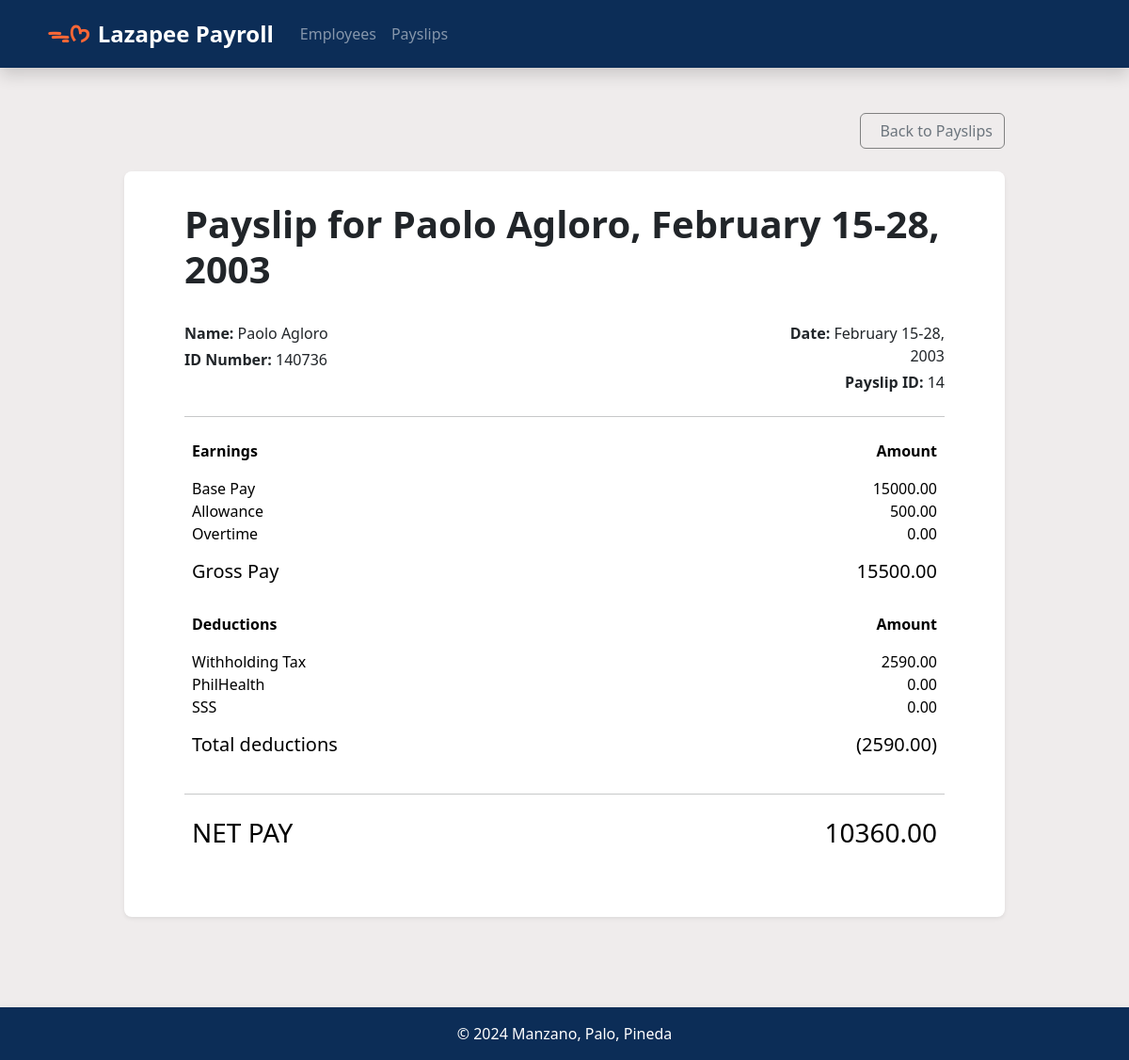
Page /view_payslip/14/ on the committed database.
### payroll_app/models.py (models this page shows, shortened)
class Payslip(models.Model):
    employee = models.ForeignKey(Employee, on_delete=models.CASCADE)
    month = models.CharField(max_length=20)
    date_range = models.CharField(max_length=50)
    year = models.CharField(max_length=4)
    pay_cycle = models.IntegerField()
    rate = models.FloatField()
    earnings_allowance = models.FloatField()
    deductions_tax = models.FloatField()
    deductions_health = models.FloatField()
    pag_ibig = models.FloatField()
    sss = models.FloatField()
    overtime = models.FloatField()
    total_pay = models.FloatField()

class Employee(models.Model):
    name = models.CharField(max_length=100)
    id_number = models.CharField(max_length=20, unique=True)
    rate = models.FloatField()
    allowance = models.FloatField(null=True, blank=True)
    overtime_pay = models.FloatField(null=True, blank=True)

### payroll_app/views.py (the view)
# urls.py: path('view_payslip/<int:pk>/', views.view_payslip, name='view_payslip'),
def view_payslip(request,pk):
    payslip = get_object_or_404(Payslip,pk=pk)
    earned_sum = float(payslip.rate)+float(payslip.earnings_allowance)+float(payslip.overtime)
    if payslip.pay_cycle == 1:
        deductions = ['Pag-ibig']
        deduct_values = [payslip.pag_ibig]
        deduct_sum = float(payslip.deductions_tax)+float(payslip.pag_ibig)
    if payslip.pay_cycle == 2:
        deductions = ['PhilHealth','SSS']
        deduct_values = [payslip.deductions_health,payslip.sss]
        deduct_sum = float(payslip.deductions_tax)+float(payslip.deductions_health)+float(payslip.sss)
    context={
        'payslip':payslip,
        'deductions':deductions,
        'deduct_values':deduct_values,
        'deduct_sum':deduct_sum,
        'earned_sum':earned_sum
    }
    return render(request,'payroll_app/view_payslip.html',context)

### payroll_app/templates/payroll_app/view_payslip.html (shortened to what this page needs)
{% extends 'payroll_app/base.html' %}
{% load static %}
{% block content %}
<div class="container mb-5">
    <div class="d-flex justify-content-end mb-4">
        <a href="{% url 'payslips' %}" class="btn btn-outline-secondary" style="border-color: gray">
            Back to Payslips
        </a>
    </div>
    <div class="card px-5 py-4 rounded-3 shadow-sm border-0">
        <div class="card-header bg-white border-0">
            <h1 class="card-title display-6 fw-bold">Payslip for {{ payslip.employee.name }}, {{ payslip.date_range }}</h1>
        </div>
        <div class="card-body">
            <div class="row mb-4">
                <div class="col-9">
                    <p class="mb-1"><strong>Name:</strong> {{ payslip.employee.name }}</p>
                    <p class="mb-0"><strong>ID Number:</strong> {{ payslip.employee.id_number }}</p>
                </div>
                <div class="col-3 text-end">
                    <p class="mb-1"><strong>Date:</strong> {{ payslip.date_range }}</p>
                    <p class="mb-0"><strong>Payslip ID:</strong> {{ payslip.pk }}</p>
                </div>
            </div>
            <hr>
            <div class="row">
                <div class="col-12">
                    <table class="table table-borderless">
                        <thead class="thead-light">
                            <tr>
                                <th class="col-8">Earnings</th>
                                <th class="col-4 text-end">Amount</th>
                            </tr>
                        </thead>
                        <tbody>
                            <tr>
                                <td>
                                    <ul class="list-unstyled mb-0">
                                        <li>Base Pay</li>
                                        <li>Allowance</li>
                                        <li>Overtime</li>
                                    </ul>
                                </td>
                                <td class="text-end">
                                    <ul class="list-unstyled mb-0">
                                        <li>{{ payslip.rate|floatformat:2 }}</li>
                                        <li>{{ payslip.earnings_allowance|floatformat:2 }}</li>
                                        <li>{{ payslip.overtime|floatformat:2 }}</li>
                                    </ul>
                                </td>
                            </tr>
                            <tr>
                                <td><h5 class="mb-0">Gross Pay</h5></td>
                                <td class="text-end"><h5 class="mb-0">{{ earned_sum|floatformat:2 }}</h5></td>
                            </tr>
                        </tbody>
                    </table>
                </div>
            </div>
            <div class="row">
                <div class="col-12">
                    <table class="table table-borderless">
                        <thead class="thead-light">
                            <tr>
                                <th class="col-8">Deductions</th>
                                <th class="col-4 text-end">Amount</th>
                            </tr>
                        </thead>
                        <tbody>
                            <tr>
                                <td>
                                    <ul class="list-unstyled mb-0">
                                        <li>Withholding Tax</li>
                                        {% for deduct in deductions %}
                                            <li>{{ deduct }}</li>
                                        {% endfor %}
                                    </ul>
                                </td>
                                <td class="text-end">
                                    <ul class="list-unstyled mb-0">
                                        <li>{{ payslip.deductions_tax|floatformat:2 }}</li>
                                        {% for dvalue in deduct_values %}
                                            <li>{{ dvalue|floatformat:2 }}</li>
                                        {% endfor %}
                                    </ul>
                                </td>
                            </tr>
                            <tr>
                                <td><h5 class="mb-0">Total deductions</h5></td>
                                <td class="text-end"><h5 class="mb-0">({{ deduct_sum|floatformat:2 }})</h5></td>
                            </tr>
                        </tbody>
                    </table>
                </div>
            </div>
            <hr>
            <div class="row">
                <div class="col-12">
                    <table class="table table-borderless">
                        <thead>
                            <tr>
                                <th class="col-8 fw-bold"><h3>NET PAY</h3></th>
                                <th class="col-4 text-end"><h3>{{ payslip.total_pay|floatformat:2 }}</h3></th>
                            </tr>
                        </thead>
                    </table>
                </div>
            </div>
        </div>
    </div>
</div>
{% endblock %}

### rows in the picture
Payslip: employee.name "Paolo Agloro", date_range "February 15-28, 2003", employee.id_number "140736", pk "14", rate "15000.00", earnings_allowance "500.00", overtime "0.00", deductions_tax "2590.00", deduct_values "0.00" "0.00", total_pay "10360.00"

### other values in the picture
{{ earned_sum|floatformat:2 }} "15500.00"
{{ deduct }} "PhilHealth" "SSS"
{{ deduct_sum|floatformat:2 }} "2590.00"
